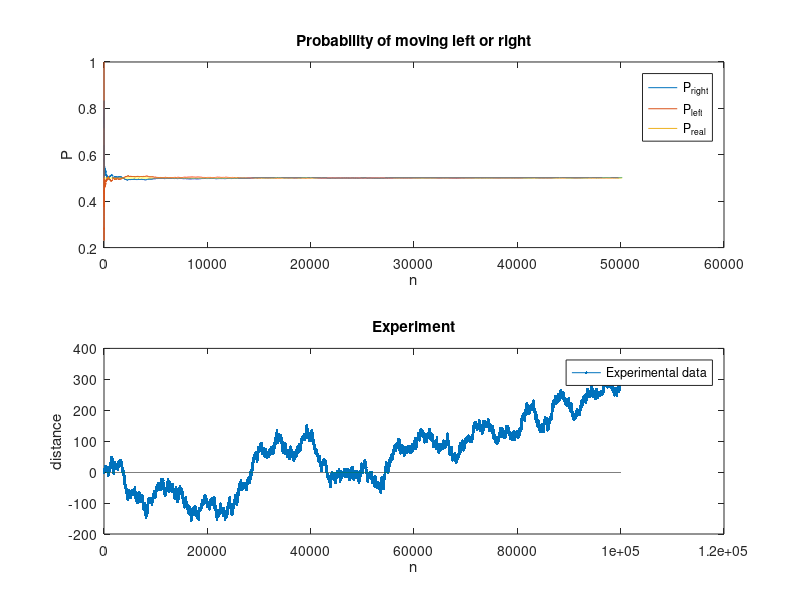

MATLAB code for this plot:
%% Actividad 3
%Metodos estocasticos; Equipo 3
%El siguiente MATLAB_SCRIPT, simula el movimiento de una bacteria a lo
%largo de un tubo con cada intervalo de tiempo N, hay una probablidad de
%movimiento hacia la derecha o isquierda del 50%.
%RECUERDA: Desplazamiento es la suma con los signos y la distancia es el 
%valor absoluto. 

clear
clc

%% Define General Parameters
N=100000;              %Number of events
n=1;                %Repeated experiment n times. 
P_disp=0.5;           %Probability of displacement
P_dist=1;         %Probability of distance

Exval_disp=zeros(1,n);  %Preallocate
Exval_dist=zeros(1,n);  %Preallocate

%% Simulate displacement
for jj=1:n
    x=zeros(1,N);           %Preallocate position
    dx=zeros(1,N);          %Preallocate movment (1||0)
    Ecalc_disp=zeros(1,N);  %Preallocate dummy for expected val
    Ecalc_dist=zeros(1,N);  %Preallocate dummy for expected val
    
    absmoti=0;      %Absolute motion
    rig=0;          %Count right
    lef=0;          %Count left
    
    for j=1:N
        mov=round(rand);        %Random Movment
        absmoti=absmoti+1;      %Displacement Counter            
        
        if mov==1
            dx(j)=1;            %distance
            x(j+1)=x(j)+dx(j);  %Position of bacteria
            rig=rig+1;          %Counter right
            pr_x(rig)=rig/(j);  %Instant Probability of right
            
        elseif mov==0
            dx(j)=-1;           %distance
            x(j+1)=x(j)+dx(j);  %Position of bacteria
            lef=lef+1;          %Counter of left
            pl_x(lef)=lef/(j);  %Instant Probability of left
        end
        
        Ecalc_dist(j)= (dx(j)*P_dist).^2;
        Ecalc_disp(j)= dx(j)*P_disp;
    end
    
    Exval_dist(jj)=sqrt(sum(Ecalc_dist))*sqrt(2/pi);
    Exval_disp(jj)=sum(Ecalc_disp); 
end

%% Visualize
%Print values
fprintf("The experiment was runned %1.0f times\n",n)
fprintf("The expected value for distance is: %1.5f\n",mean(Exval_dist))
fprintf("The expected value for displacement is: %1.5f\n",mean(Exval_disp))

%Plot Acumulated probabilities
subplot(2,1,1)
plot(1:length(pr_x),pr_x,1:length(pl_x),pl_x,1:length(pr_x),ones(length(pr_x),1).*P_disp)
title("Probability of moving left or right")
xlabel("n")
ylabel("P")
legend("P_{right}","P_{left}","P_{real}")

%Plot result of experiment
subplot(2,1,2)
MS=linspace(1,N+1,N+1); %Muestral space
plot(MS,x,".-",MS,zeros(1,N+1),"k")
title("Experiment")
xlabel("n")
ylabel("distance")
legend("Experimental data")
